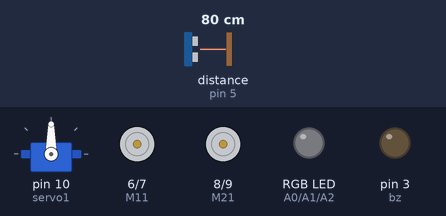
Recording of a sketch running on a simulated Arduino Uno, built with avr-gcc and run on an emulated ATmega328P. Shown: servo, motor-driver pin pairs drawn as motors (green arrow = first pin HIGH = forward, orange = second pin HIGH = backward, longer = more drive), an RGB LED mixed from three pins (HIGH = lit), output pins drawn as LEDs (lit = HIGH). Wiring (inferred from the names in the program): ultrasonic range finder: trigger pin 4; echo pin 5. Dashed ring = blinking. The test bench sets the inputs (shaded band); at power-on: distance to the obstacle (sensor on pin 5) 80 cm. The echo pulse lasts 58.3 µs per cm; pins used as bus, display or sensor lines are not drawn.

Above: at 3.9 s.
4.0 s: distance to the obstacle (sensor on pin 5) set to 23 cm
5.5 s: distance to the obstacle (sensor on pin 5) set to 19 cm
At 5.9 s:
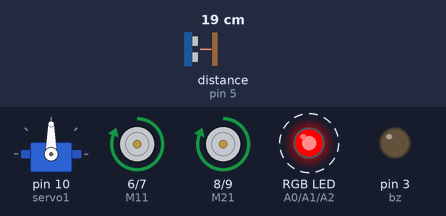
8.5 s: distance to the obstacle (sensor on pin 5) set to 35 cm
At 11.06 s:
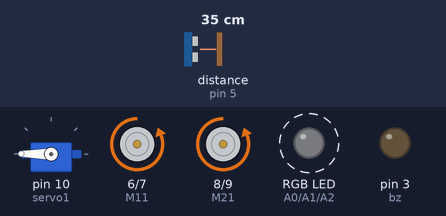
11.5 s: distance to the obstacle (sensor on pin 5) set to 250 cm
At 12.91 s:
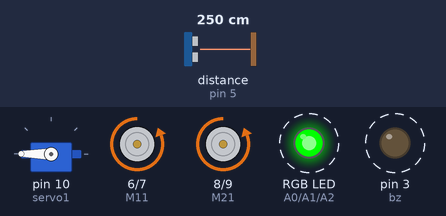
14.5 s: distance to the obstacle (sensor on pin 5) set to 120 cm
17.5 s: distance to the obstacle (sensor on pin 5) set to 299 cm
At 19.23 s:
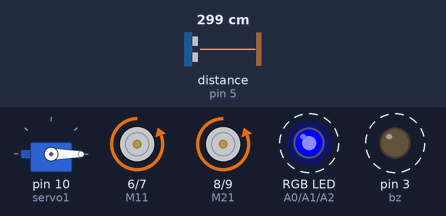
Timing chart, 0 to 57.7 s (numbered marks = the images above; inputs shaded):
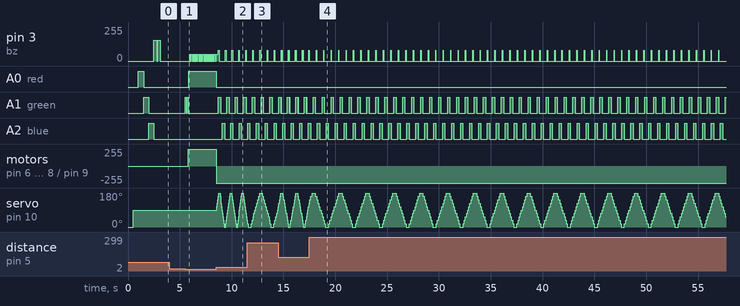

Measured:
- the behaviour switches between 22 and 21 cm on distance to the obstacle (sensor on pin 5) (found by bisection; images 0 and 1)
- after the input at 4.0 s, every drawn part: stays the same
- after the input at 5.5 s, pin 3 (bz): alternates 50/255 for 0.06 s and 0/255 for 0.10 s, starting after 0.46 s; A0 (red): LOW → HIGH after 0.36 s
- after the input at 8.5 s, A0 (red): HIGH → LOW at once; A1 (green): alternates HIGH for 0.22 s and LOW for 0.59 s, starting after 0.21 s

The sketch:

Evita_Obs.ino
```cpp
#include <Servo.h>;

//Inicializo el servo
Servo servo1;

//pines Arduino
//pines entradas analagicas como salida digital
//LED RGB
int red = A0;
int green = A1;
int blue = A2;

// pines digitales
// Buzzer
int bz = 3;

//Sensor Ultrasonido
int tg = 4;
int eco = 5;

//Servo motor attach pin 10

// Entradas Modulo Puente H L298
int M11 = 6;
int M12 = 7;
int M21 = 8;
int M22 = 9;

//Variables
bool p1 =false; //variable prueba del sensor
int dist = 0; //distancia detectada por el sensor ultrasonido
int time1 = 0; //tiempo del sonido del sensor

//grados servo
int gr;
bool serR,serL;

//espacio libre
bool placeFree;

//timers
long unsigned t1,t2,t3;
bool acT1,acT2,acT3;

//distancia limite
int distlim=30;

void setup() {
  Serial.begin(9600);
  // Conifguramos los pines como entradas o salidas
  //Entradas
  //Echo del Sensor Ultrasonido
  pinMode(eco,INPUT);
  //Salidas
  //Led RGB
  pinMode(red,OUTPUT);
  pinMode(green,OUTPUT);
  pinMode(blue,OUTPUT);
  // Buzzer
  pinMode(bz,OUTPUT);
  //trig Sensor Ultrasonido
  pinMode(tg,OUTPUT);
  //Entrada Modulo puente H L298
  pinMode(M11,OUTPUT);
  pinMode(M12,OUTPUT);
  pinMode(M21,OUTPUT);
  pinMode(M22,OUTPUT);

  servo1.attach(10);
  //Prueba de electronica funcionando
  //Servo se lleva a 0 grados y 90 grados
  servo1.write(0);
  delay(500);
  servo1.write(90);
  delay(500);
  //Prueba de Led
  digitalWrite(red,HIGH);
  delay(500);
  digitalWrite(green,HIGH);
  digitalWrite(red,LOW);
  delay(500);
  digitalWrite(blue,HIGH);
  digitalWrite(red,LOW);
  digitalWrite(green,LOW);
  delay(500);
  digitalWrite(blue,LOW);
  //prueba buzzer
  analogWrite(bz,155);
  delay(250);
  analogWrite(bz,0);
  delay(100);
  analogWrite(bz,155);
  delay(250);
  analogWrite(bz,0);
  // prueba sensor ultrasonido distancia 20cm
  while(p1==false){
  digitalWrite(tg,LOW);
  delayMicroseconds(20);
  digitalWrite(tg,HIGH);
  delayMicroseconds(20);
  digitalWrite(tg,LOW);
  time1=pulseIn(eco,HIGH);
  dist=int((time1*0.034)/2);
  if(dist<=20){
    p1=true;
     digitalWrite(green,HIGH);
     delay(100);
     digitalWrite(green,LOW);
     delay(100);
     digitalWrite(green,HIGH);
     delay(100);
     digitalWrite(green,LOW);
  }
  }
  gr=90;
  serL=true;
  serR=false;
  acT1=true;
  acT2=true;
  acT3=true;

}

void loop() {
  // put your main code here, to run repeatedly:
if(placeFree==false){
  //Se inicia el contador de los led,
  if(acT1==true){
    acT1=false;
    t1=millis();
  }
  //se inicia el contador del buzzer
  if(acT3==true){
    acT3=false;
    t3=millis();
  }


  if(servo1.read()==90 && ultra()<50){
  digitalWrite(M11,HIGH);
  digitalWrite(M12,LOW);
  digitalWrite(M21,HIGH);
  digitalWrite(M22,LOW);
  }
  if(servo1.read()<90 && ultra()<50){
  digitalWrite(M11,LOW);
  digitalWrite(M12,HIGH);
  digitalWrite(M21,HIGH);
  digitalWrite(M22,LOW);

  }
  if(servo1.read()>90 && ultra()<50){
  digitalWrite(M11,HIGH);
  digitalWrite(M12,LOW);
  digitalWrite(M21,LOW);
  digitalWrite(M22,HIGH);

  }
  //Enciende el Led Rojo
  if(millis()-t1>=50){
  digitalWrite(red,HIGH);
  t1=millis();
  }
  if(millis()-t1>=150){
    digitalWrite(red,LOW);
  }
// Suena el Buzzer mas rapido
if(millis()-t3>=50){
  analogWrite(bz,0);
   }
 if(millis()-t3>=150){
  analogWrite(bz,50);
  acT3=true;
 }

 if(ultra()>=distlim){placeFree=true;acT1=true;digitalWrite(red,LOW);}
}
if(ultra()<=distlim){placeFree=false;}
if(ultra()>=distlim && placeFree==true){
  //se desplaza hacia adelante
  if(acT1==true){t1=millis();acT1=false;}
  if(acT2==true){t2=millis();acT2=false;}
  if(acT3==true){t3=millis();acT3=false;}
  digitalWrite(M11,LOW);
  digitalWrite(M12,HIGH);
  digitalWrite(M21,LOW);
  digitalWrite(M22,HIGH);
  if(gr<0 && serR==true){serR=false;serL=true;}
  if(gr>180 && serL==true){serR=true;serL=false;}
 //Encienden los LEDs de color verde y azul
  if(millis()-t2>=200){
  digitalWrite(green,HIGH);
  }
    if(millis()-t2>=400){
  digitalWrite(green,LOW);
  }
    if(millis()-t2>=600){
  digitalWrite(blue,HIGH);
  }
    if(millis()-t2>=800){
  digitalWrite(blue,LOW);
  acT2=true;}
// se mueve el servo
  if(millis()-t1>=40){
  if(serL==true){gr+=18;}
  if(serR==true){gr-=18;}
  servo1.write(gr);
  acT1=true;
 }
//suena el Buzzer lento
 if(millis()-t3>=200){
  analogWrite(bz,80);
 }
  if(millis()-t3>=250){
  analogWrite(bz,0);
  }
   if(millis()-t3>=650){
    acT3=true;
 }
 }
}
int ultra(){
 digitalWrite(tg,LOW);
  delayMicroseconds(20);
  digitalWrite(tg,HIGH);
  delayMicroseconds(20);
  digitalWrite(tg,LOW);
  time1=pulseIn(eco,HIGH);
  dist=int((time1*0.034)/2);
return dist;
}
```
